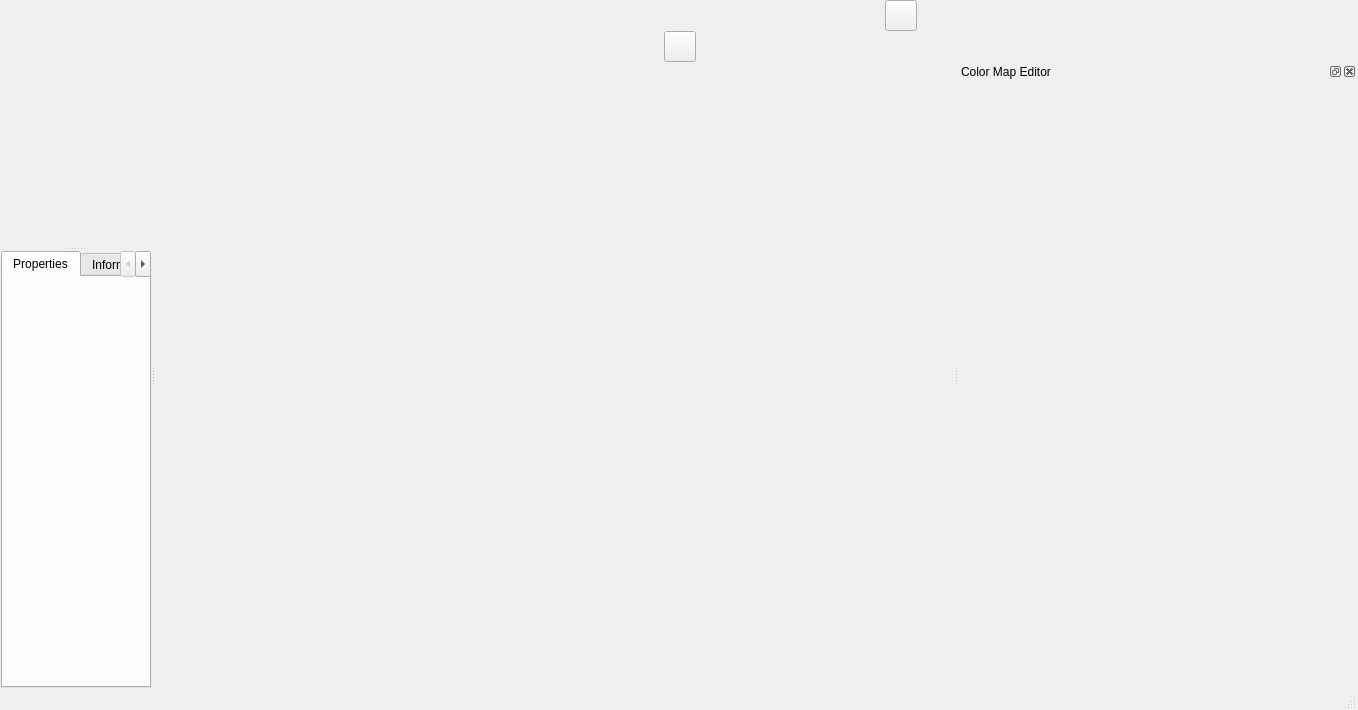
<?xml version="1.0" encoding="UTF-8"?>
<ui version="4.0">
 <class>MdViewerWidgetClass</class>
 <widget class="QWidget" name="MdViewerWidgetClass">
  <property name="geometry">
   <rect>
    <x>0</x>
    <y>0</y>
    <width>974</width>
    <height>710</height>
   </rect>
  </property>
  <property name="windowTitle">
   <string>Form</string>
  </property>
  <layout class="QVBoxLayout" name="verticalLayout_4" stretch="0,0,1,0">
   <property name="spacing">
    <number>0</number>
   </property>
   <property name="leftMargin">
    <number>1</number>
   </property>
   <property name="topMargin">
    <number>0</number>
   </property>
   <property name="rightMargin">
    <number>1</number>
   </property>
   <property name="bottomMargin">
    <number>0</number>
   </property>
   <item>
    <layout class="QHBoxLayout" name="horizontalLayout_2">
     <property name="spacing">
      <number>1</number>
     </property>
     <item>
      <widget class="Mantid::Vates::SimpleGui::TimeControlWidget" name="timeControlWidget" native="true"/>
     </item>
     <item>
      <spacer name="horizontalSpacer_3">
       <property name="orientation">
        <enum>Qt::Horizontal</enum>
       </property>
       <property name="sizeHint" stdset="0">
        <size>
         <width>40</width>
         <height>20</height>
        </size>
       </property>
      </spacer>
     </item>
     <item>
      <widget class="Mantid::Vates::SimpleGui::ModeControlWidget" name="modeControlWidget" native="true"/>
     </item>
     <item>
      <spacer name="horizontalSpacer_4">
       <property name="orientation">
        <enum>Qt::Horizontal</enum>
       </property>
       <property name="sizeHint" stdset="0">
        <size>
         <width>40</width>
         <height>20</height>
        </size>
       </property>
      </spacer>
     </item>
     <item>
      <widget class="pqCameraToolbar" name="cameraWidget" native="true"/>
     </item>
     <item>
      <widget class="QToolButton" name="parallelProjButton">
       <property name="toolTip">
        <string>Toggle Parallel Projection</string>
       </property>
       <property name="icon">
        <iconset resource="../../icons/ViewWidgetsIcons.qrc">
         <normaloff>:/VatesSimpleGuiViewWidgets/icons/parallel_projection.png</normaloff>:/VatesSimpleGuiViewWidgets/icons/parallel_projection.png</iconset>
       </property>
       <property name="iconSize">
        <size>
         <width>24</width>
         <height>24</height>
        </size>
       </property>
       <property name="checkable">
        <bool>true</bool>
       </property>
      </widget>
     </item>
     <item>
      <spacer name="horizontalSpacer_2">
       <property name="orientation">
        <enum>Qt::Horizontal</enum>
       </property>
       <property name="sizeHint" stdset="0">
        <size>
         <width>40</width>
         <height>20</height>
        </size>
       </property>
      </spacer>
     </item>
    </layout>
   </item>
   <item>
    <layout class="QHBoxLayout" name="horizontalLayout">
     <property name="spacing">
      <number>1</number>
     </property>
     <item>
      <widget class="Mantid::Vates::SimpleGui::ColorSelectionWidget" name="colorSelectionWidget" native="true"/>
     </item>
     <item>
      <spacer name="horizontalSpacer_5">
       <property name="orientation">
        <enum>Qt::Horizontal</enum>
       </property>
       <property name="sizeHint" stdset="0">
        <size>
         <width>40</width>
         <height>20</height>
        </size>
       </property>
      </spacer>
     </item>
     <item>
      <widget class="pqAxesToolbar" name="axesWidget" native="true"/>
     </item>
     <item>
      <widget class="QToolButton" name="resetCenterToPointButton">
       <property name="toolTip">
        <string>Reset Center to Point</string>
       </property>
       <property name="icon">
        <iconset resource="../../icons/ViewWidgetsIcons.qrc">
         <normaloff>:/VatesSimpleGuiViewWidgets/icons/pqResetCenterToPoint24.png</normaloff>:/VatesSimpleGuiViewWidgets/icons/pqResetCenterToPoint24.png</iconset>
       </property>
       <property name="iconSize">
        <size>
         <width>24</width>
         <height>24</height>
        </size>
       </property>
      </widget>
     </item>
     <item>
      <spacer name="horizontalSpacer_6">
       <property name="orientation">
        <enum>Qt::Horizontal</enum>
       </property>
       <property name="sizeHint" stdset="0">
        <size>
         <width>40</width>
         <height>20</height>
        </size>
       </property>
      </spacer>
     </item>
    </layout>
   </item>
   <item>
    <widget class="QSplitter" name="splitter_3">
     <property name="orientation">
      <enum>Qt::Horizontal</enum>
     </property>
     <property name="handleWidth">
      <number>3</number>
     </property>
     <widget class="QSplitter" name="splitter_2">
      <property name="orientation">
       <enum>Qt::Horizontal</enum>
      </property>
      <property name="handleWidth">
       <number>3</number>
      </property>
      <widget class="QSplitter" name="splitter">
       <property name="orientation">
        <enum>Qt::Vertical</enum>
       </property>
       <widget class="pqPipelineBrowserWidget" name="pipelineBrowser" native="true">
        <property name="minimumSize">
         <size>
          <width>150</width>
          <height>50</height>
         </size>
        </property>
       </widget>
       <widget class="QTabWidget" name="propInfoTabs">
        <property name="currentIndex">
         <number>0</number>
        </property>
        <widget class="QWidget" name="properties">
         <attribute name="title">
          <string>Properties</string>
         </attribute>
         <layout class="QVBoxLayout" name="verticalLayout_3">
          <item>
           <widget class="pqPropertiesPanel" name="propertiesPanel" native="true"/>
          </item>
         </layout>
        </widget>
        <widget class="QWidget" name="information">
         <attribute name="title">
          <string>Information</string>
         </attribute>
         <layout class="QVBoxLayout" name="verticalLayout_2">
          <item>
           <widget class="QScrollArea" name="scrollArea">
            <property name="widgetResizable">
             <bool>true</bool>
            </property>
            <widget class="QWidget" name="scrollAreaWidgetContents">
             <property name="geometry">
              <rect>
               <x>0</x>
               <y>0</y>
               <width>126</width>
               <height>390</height>
              </rect>
             </property>
             <layout class="QVBoxLayout" name="verticalLayout">
              <item>
               <widget class="pqProxyInformationWidget" name="proxyInfo" native="true"/>
              </item>
             </layout>
            </widget>
           </widget>
          </item>
         </layout>
        </widget>
       </widget>
      </widget>
      <widget class="QWidget" name="viewWidget" native="true">
       <property name="minimumSize">
        <size>
         <width>800</width>
         <height>600</height>
        </size>
       </property>
      </widget>
     </widget>
     <widget class="QDockWidget" name="colorMapEditorDock">
      <property name="windowTitle">
       <string>Color Map Editor</string>
      </property>
      <widget class="pqColorMapEditor" name="colorMapEditorPanel">
       <property name="minimumSize">
        <size>
         <width>400</width>
         <height>0</height>
        </size>
       </property>
      </widget>
     </widget>
    </widget>
   </item>
   <item>
    <widget class="pqStatusBar" name="statusBar">
     <property name="sizePolicy">
      <sizepolicy hsizetype="Expanding" vsizetype="Fixed">
       <horstretch>0</horstretch>
       <verstretch>0</verstretch>
      </sizepolicy>
     </property>
    </widget>
   </item>
  </layout>
 </widget>
 <customwidgets>
  <customwidget>
   <class>pqPipelineBrowserWidget</class>
   <extends>QWidget</extends>
   <header>pqPipelineBrowserWidget.h</header>
   <container>1</container>
  </customwidget>
  <customwidget>
   <class>pqStatusBar</class>
   <extends>QStatusBar</extends>
   <header>pqStatusBar.h</header>
   <container>1</container>
  </customwidget>
  <customwidget>
   <class>pqProxyInformationWidget</class>
   <extends>QWidget</extends>
   <header>pqProxyInformationWidget.h</header>
   <container>1</container>
  </customwidget>
  <customwidget>
   <class>pqPropertiesPanel</class>
   <extends>QWidget</extends>
   <header>pqPropertiesPanel.h</header>
   <container>1</container>
  </customwidget>
  <customwidget>
   <class>Mantid::Vates::SimpleGui::ModeControlWidget</class>
   <extends>QWidget</extends>
   <header>MantidVatesSimpleGuiQtWidgets/ModeControlWidget.h</header>
   <container>1</container>
  </customwidget>
  <customwidget>
   <class>Mantid::Vates::SimpleGui::TimeControlWidget</class>
   <extends>QWidget</extends>
   <header>MantidVatesSimpleGuiViewWidgets/TimeControlWidget.h</header>
   <container>1</container>
  </customwidget>
  <customwidget>
   <class>pqCameraToolbar</class>
   <extends>QWidget</extends>
   <header>pqCameraToolbar.h</header>
   <container>1</container>
  </customwidget>
  <customwidget>
   <class>Mantid::Vates::SimpleGui::ColorSelectionWidget</class>
   <extends>QWidget</extends>
   <header>MantidVatesSimpleGuiViewWidgets/ColorSelectionWidget.h</header>
   <container>1</container>
  </customwidget>
  <customwidget>
   <class>pqAxesToolbar</class>
   <extends>QWidget</extends>
   <header>pqAxesToolbar.h</header>
   <container>1</container>
  </customwidget>
  <customwidget>
   <class>pqColorMapEditor</class>
   <extends>QWidget</extends>
   <header>pqColorMapEditor.h</header>
   <container>1</container>
  </customwidget>
 </customwidgets>
 <resources>
  <include location="../../icons/ViewWidgetsIcons.qrc"/>
 </resources>
 <connections/>
</ui>
